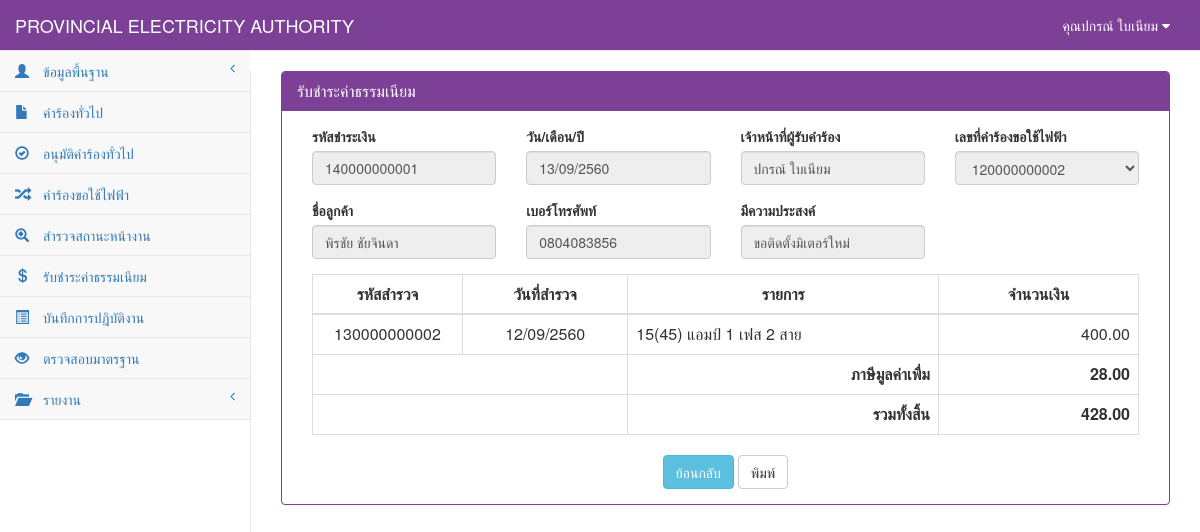
/fee_detail.php?fee_id=140000000001 (signed in), run on an earlier commit of the app's database.
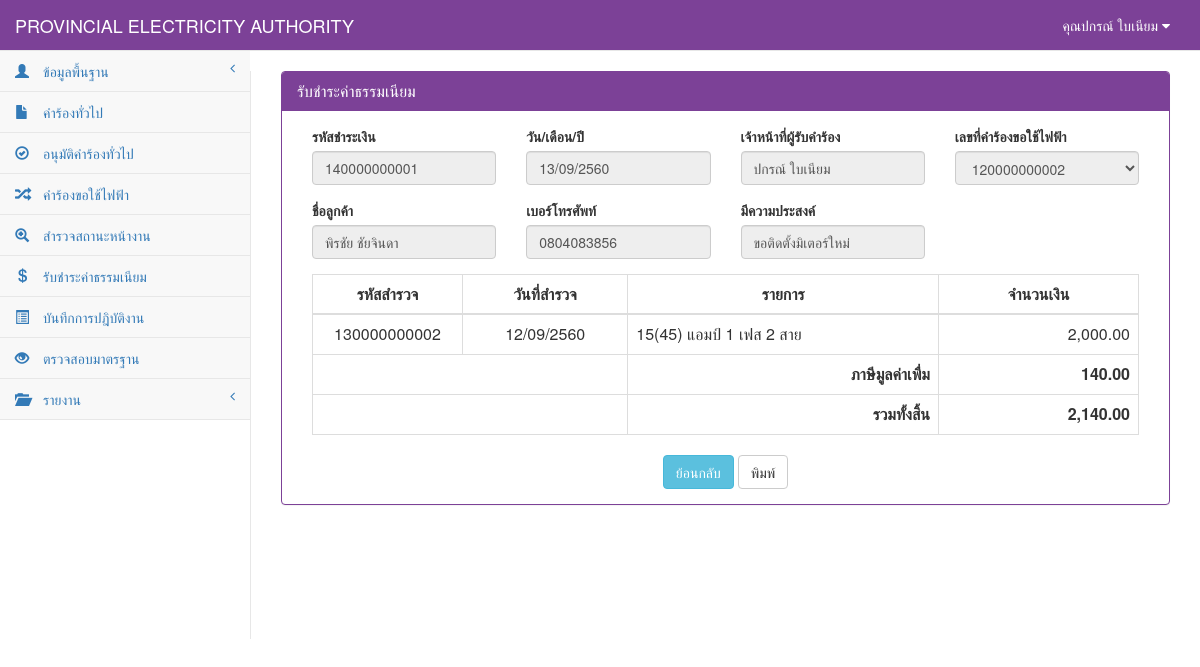
And on a later commit of the database.
### tables this page shows
CREATE TABLE `tb_equipment` (
  `equ_id` char(12) NOT NULL,
  `equ_date` date NOT NULL,
  `re_id` char(12) NOT NULL,
  `user_id` char(13) NOT NULL,
  `equ_tran` varchar(255) NOT NULL,
  `equ_tran_unit` int(10) NOT NULL,
  `equ_air` varchar(20) NOT NULL,
  `equ_air_unit` int(10) NOT NULL,
  `equ_lantern` int(10) NOT NULL,
  `equ_outlet` int(10) NOT NULL,
  `equ_fan` int(10) NOT NULL,
  `me_id` char(12) NOT NULL,
  `equ_meter_unit` int(10) NOT NULL,
  `equ_detail` varchar(255) NOT NULL,
  `equ_status` int(1) NOT NULL,
  PRIMARY KEY  (`equ_id`)
);

CREATE TABLE `tb_meter` (
  `me_id` char(12) NOT NULL,
  `me_name` varchar(255) NOT NULL,
  `me_price` double(10,2) NOT NULL,
  `me_type` int(2) NOT NULL,
  PRIMARY KEY  (`me_id`)
);

### connect_db.php (called while the page is built, shortened)
<?php
$dbname="pea";
?>

### fee_detail.php (the view, shortened to what the changed rows need)
<?php
include "connect_db.php";
function Dateim($mydate) {
    $d = split("-", $mydate);
    $mydate = $d[2] . "/" . $d[1] . "/" . ($d[0] + 543);
    return "$mydate";
}
?>
<!DOCTYPE html>
<html>
    <head>
        <link href="vendor/bootstrap/css/bootstrap.css" rel="stylesheet">
        <link href="vendor/metisMenu/metisMenu.css" rel="stylesheet">
        <link href="dist/css/sb-admin-2.css" rel="stylesheet">
        <link href="vendor/font-awesome/css/font-awesome.css" rel="stylesheet" type="text/css">
    </head>
    <body>
        <?php
        $sql = "select * from tb_fee,tb_user where fee_id='" . $_GET[fee_id] . "' and tb_fee.user_id=tb_user.user_id";
        $result = mysql_db_query($dbname, $sql);
        $array_show = mysql_fetch_array($result);
        ?>
        <div id="page-wrapper">
            <div class="panel panel-primary">
                <div class="panel-heading">
                    <h2 class="panel-title">รับชำระค่าธรรมเนียม</h2>
                </div>
                <div class="panel-body">
                    <form method="post" action="fee_save.php">
                        <div class="col-sm-12">
                            <?php
                            if ($array_show[re_id] != "") {
                                    $sql = "select * from tb_electricity ele,tb_customer cus where re_id='" . $array_show[re_id]. "' and ele.cus_id=cus.cus_id";
                                    $result = mysql_db_query($dbname, $sql);
                                    $array = mysql_fetch_array($result);
                                    if ($array[re_want_type] == 0) {
                                        $want = "ขอติดตั้งมิเตอร์ใหม่";
                                    } elseif ($array[re_want_type] == 1) {
                                        $want = "ขอตัดฝากมิเตอร์โดยไม่ใช้ไฟฟ้า";
                                    } elseif ($array[re_want_type] == 2) {
                                        $want = "ขอต่อกลับการใช้ไฟฟ้า";
                                    } elseif ($array[re_want_type] == 3) {
                                        $want = "ขอเพื่มขนาดมิเตอร์/อุปกรณ์ประกอบ";
                                    } elseif ($array[re_want_type] == 4) {
                                        $want = "ขอเปลี่ยนประเภทมิเตอร์";
                                    } elseif ($array[re_want_type] == 5) {
                                        $want = "ขอหยุดซ่อมแซมเครื่องจักรประจำปี";
                                    } elseif ($array[re_want_type] == 6) {
                                        $want = "ขอใช้ไฟฟ้าชั่วคราวแบบเหมาจ่าย";
                                    } elseif ($array[re_want_type] == 7) {
                                        $want = "ขอติดตั้งไฟฟ้าชั่วคราว";
                                    } elseif ($array[re_want_type] == 8) {
                                        $want = "ขอตัดฝากมิเตอร์ใช้เพื่อแสงสว่างไม่ลด CT";
                                    } elseif ($array[re_want_type] == 9) {
                                        $want = "ขอยกเลิกเลิกการใช้ไฟฟ้า";
                                    } elseif ($array[re_want_type] == 10) {
                                        $want = "ชอลดขนาดมิเตอร์/อุปกรณ์ประกอบ";
                                    } elseif ($array[re_want_type] == 11) {
                                        $want = "ขอใช้ไฟฟ้าสาธารณะ";
                                    } elseif ($array[re_want_type] == 12) {
                                        $want = "ขอตัดมิเตอร์ใช้เพื่อแสงสว่างลด CT";
                                    } elseif ($array[re_want_type] == 13) {
                                        $want = "ขอย้ายจุดติดตั้งมิเตอร์/อุปกรณ์ประกอบ";
                                    } elseif ($array[re_want_type] == 14) {
                                        $want = "ขอเปลี่ยนมิเตอร์กรณีชำรุด";
                                    }
                                ?>
                            <div class="row">
                                <div class="col-sm-3 form-group">
                                    <label>ชื่อลูกค้า</label>
                                    <input class="form-control" autocomplete=off value="<?= $array['cus_name'] ?>" size="30" readonly/>
                                </div>
                                <div class="col-sm-3 form-group">
                                    <label>เบอร์โทรศัพท์</label>
                                    <input class="form-control" autocomplete=off  value="<?= $array['cus_tel'] ?>" size="30" readonly/>
                                </div>
                                <div class="col-sm-3 form-group">
                                    <label>มีความประสงค์</label>
                                    <input class="form-control" autocomplete=off  value="<?= $want ?>" size="30" readonly/>
                                </div>
                            </div>
                                <table  class="table table-bordered table-hover">
                                    <thead>
                                        <tr>
                                            <th class="text-center" width="150px">รหัสสำรวจ</th>
                                            <th class="text-center">วันที่สำรวจ</th>
                                            <th class="text-center">รายการ</th>
                                            <th  class="text-center" width="200px">จำนวนเงิน</th>
                                        </tr>
                                    </thead>
                                    <tbody>
                                        <?php
                                                $sql_mat = "select * from tb_equipment,tb_meter where tb_equipment.re_id='" . $array_show['re_id'] . "' and tb_equipment.equ_status='0' and tb_meter.me_id=tb_equipment.me_id";
                                                $result_mat = mysql_db_query($dbname, $sql_mat);
                                                $array_mat = mysql_fetch_array($result_mat);
                                                $total=($array_mat['me_price']*7)/100+$array_mat['me_price'];
                                                ?>
                                                <tr>
                                                    <td class="text-center"><?= $array_mat['equ_id'] ?></td>
                                                    <td class="text-center"><?= Dateim($array_mat['equ_date']); ?></td>
                                                    <td><?=$array_mat['me_name'] ?></td>
                                                    <td class="text-right"><?= number_format($array_mat['me_price'],2) ?></td>
                                                </tr>
                                                <tr>
                                                    <td colspan="2"></td>
                                                    <td  class="text-right"><b>ภาษีมูลค่าเพื่ม</b></td>
                                                    <td  class="text-right"><b><?= number_format(($array_mat['me_price']*7)/100,2) ?></b></td>
                                                </tr>
                                                <tr>
                                                    <td colspan="2"></td>
                                                    <td  class="text-right"><b>รวมทั้งสิ้น</b></td>
                                                    <td  class="text-right"><b><?= number_format($total,2) ?></b></td>
                                                </tr>
                                    </tbody>
                                </table>
                            <?php } ?>
                        </div>
                    </form>
                </div>
            </div>
        </div>
    </body>
</html>

What changed in the data, as far as the page shows it:
changed through a linked row, tb_equipment "15(45) แอมป์ 1 เฟส 2 สาย": me.me_price "400.00" → "2,000.00"; ($array_mat['me_price']*7)/100 "28.00" → "140.00"; me.me_price "428.00" → "2,140.00"
